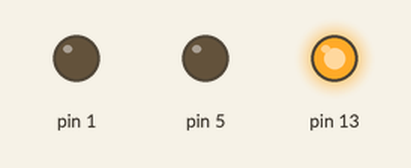
Recording of a sketch running on a simulated Arduino Uno, built with avr-gcc and run on an emulated ATmega328P. Shown: output pins drawn as LEDs (lit = HIGH).

Above: at 2.5 s.
At 7.5 s:
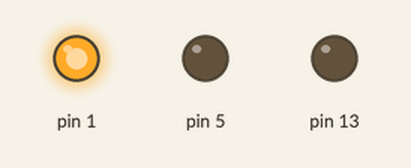
At 11.5 s:
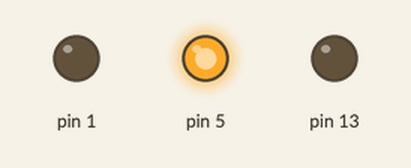
Timing chart, 0 to 16.9 s (numbered marks = the images above):
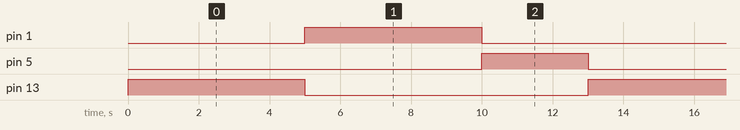

The sketch:

lab04.ino
```cpp
// C++ code
//
void setup()
{
  pinMode(13, OUTPUT);
  pinMode(1, OUTPUT);
  pinMode(5, OUTPUT);
}

void loop()
{
  digitalWrite(13, HIGH);
  delay(5000); // Wait for 5000 millisecond(s)
  digitalWrite(13, LOW);
  digitalWrite(1, HIGH);
  delay(5000); // Wait for 5000 millisecond(s)
  digitalWrite(1, LOW);
  digitalWrite(5, HIGH);
  delay(3000); // Wait for 3000 millisecond(s)
  digitalWrite(5, LOW);
}
```

Measured:
- by itself, pin 1, pin 13: alternates HIGH for 5.0 s and LOW for 8.0 s
- by itself, pin 5: alternates HIGH for 3.0 s and LOW for 10.0 s
- by itself, everything shown: repeats every 13.0 s, in 4 steps
